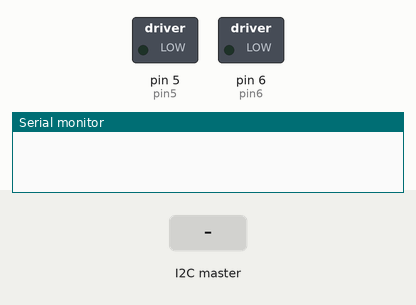
Simulated run of this sketch. Board: Arduino Uno, built with avr-gcc and run on an emulated ATmega328P. On the bench: switched loads named in the sketch (green lamp = pin HIGH), the last lines printed to the serial monitor. Inputs (shaded band) come from the test bench.

Above: at 1.2 s.
1.3 s: the I2C master sends the byte 1
At 2.4 s:
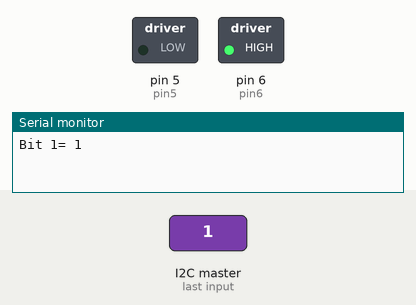
2.8 s: the I2C master sends the byte 0
At 3.5 s:
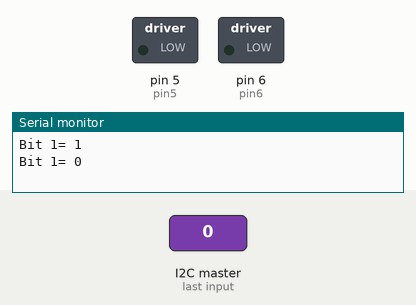
Timing chart, 0 to 5.8 s (numbered marks = the images above; inputs shaded):
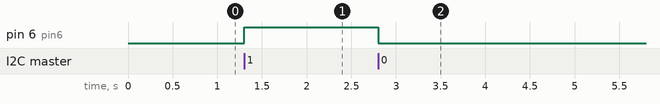

The sketch:

Arduino_Esclavo.ino
```cpp
#include <Wire.h>

int pin5=5;//Entrada 2 puente H
int pin6=6;//Entrada 7 puente H
int bit0;
int bit1;

void setup() {
  pinMode(pin5,OUTPUT);
  pinMode(pin6,OUTPUT);

  Wire.begin(1);
  Wire.onReceive(receiveEvent);

  Serial.begin(9600);

}

void receiveEvent(int howMany){
//Lectura de bytes
  //Si hay dos bytes disponibles
  if(Wire.available()==2){
    bit0=Wire.read();
    Serial.print("Bit 0= ");
    Serial.println(bit0);
  }
  //Si hay un byte disponible
  if(Wire.available()==1){
    bit1=Wire.read();
    Serial.print("Bit 1= ");
    Serial.println(bit1);
  }
//Accion del motor
//si no funciona poner else
/*
  if(bit1==1 && bit0==1){
    //Freno pasivo
    digitalWrite(pin5,HIGH);
    digitalWrite(pin6,HIGH);
  }
  else{
    if(bit1==1 && bit0==0){

      //Rotación anti horaria
      digitalWrite(pin5,LOW);
      digitalWrite(pin6,HIGH);
    }
    else{
      if(bit1==0 && bit0==1){

        //Rotación horaria
        digitalWrite(pin5,HIGH);
        digitalWrite(pin6,LOW);
      }
      else{
        if(bit1==0 && bit0==0){
          //Freno pasivo
          digitalWrite(pin5,LOW);
          digitalWrite(pin6,LOW);
        }
      }
    }
  }
  */
}

void loop() {
  //delay(300);
  if(bit1==1 && bit0==1){
    //Freno pasivo
    digitalWrite(pin5,HIGH);
    digitalWrite(pin6,HIGH);
  }
  else{
    if(bit1==1 && bit0==0){

      //Rotación anti horaria
      digitalWrite(pin5,LOW);
      digitalWrite(pin6,HIGH);
    }
    else{
      if(bit1==0 && bit0==1){

        //Rotación horaria
        digitalWrite(pin5,HIGH);
        digitalWrite(pin6,LOW);
      }
      else{
        if(bit1==0 && bit0==0){
          //Freno pasivo
          digitalWrite(pin5,LOW);
          digitalWrite(pin6,LOW);
        }
      }
    }
  }

}
```

Measured:
- after the input at 1.3 s, pin 6 (pin6): LOW → HIGH at once
- after the input at 2.8 s, pin 6 (pin6): HIGH → LOW at once
